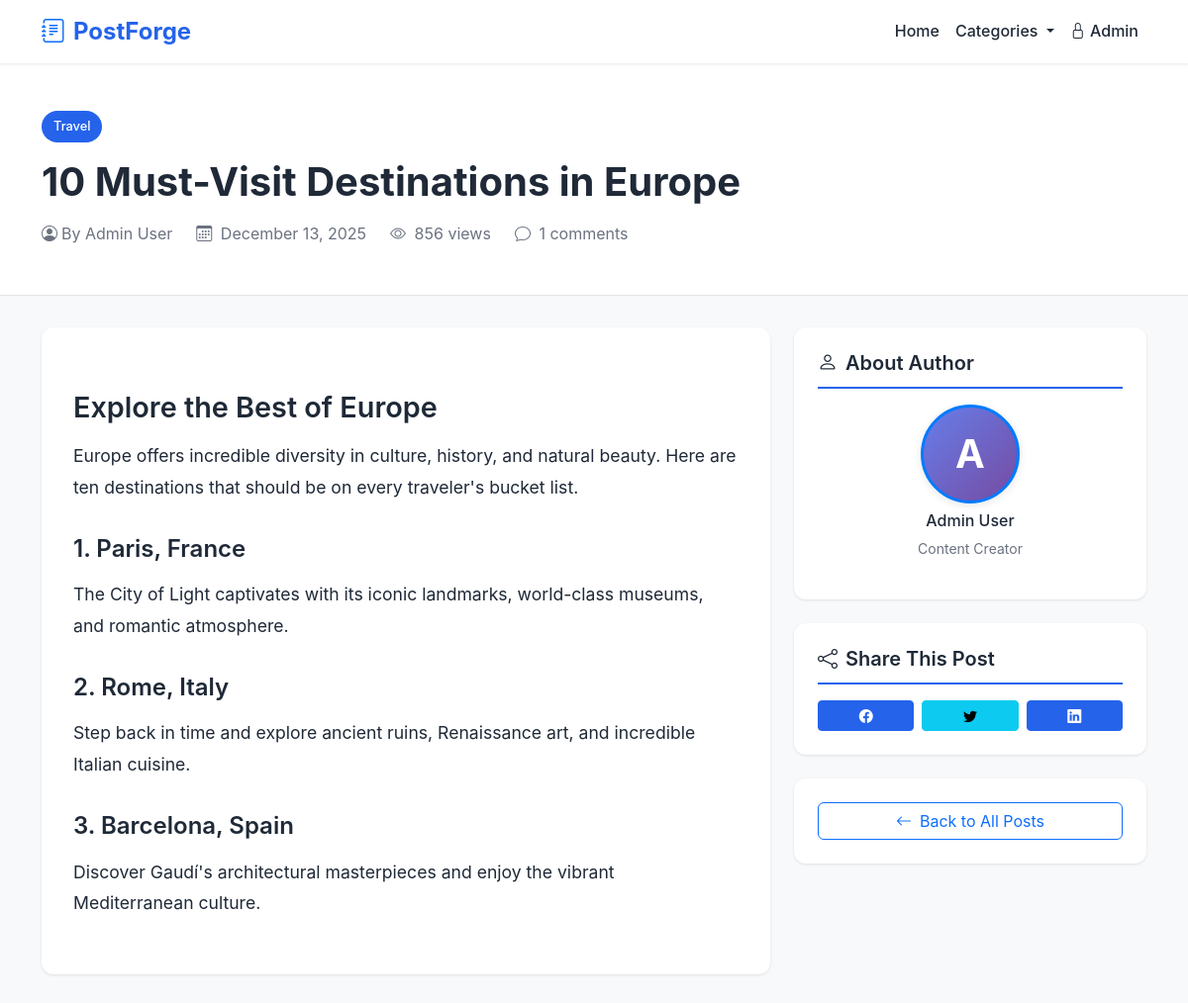
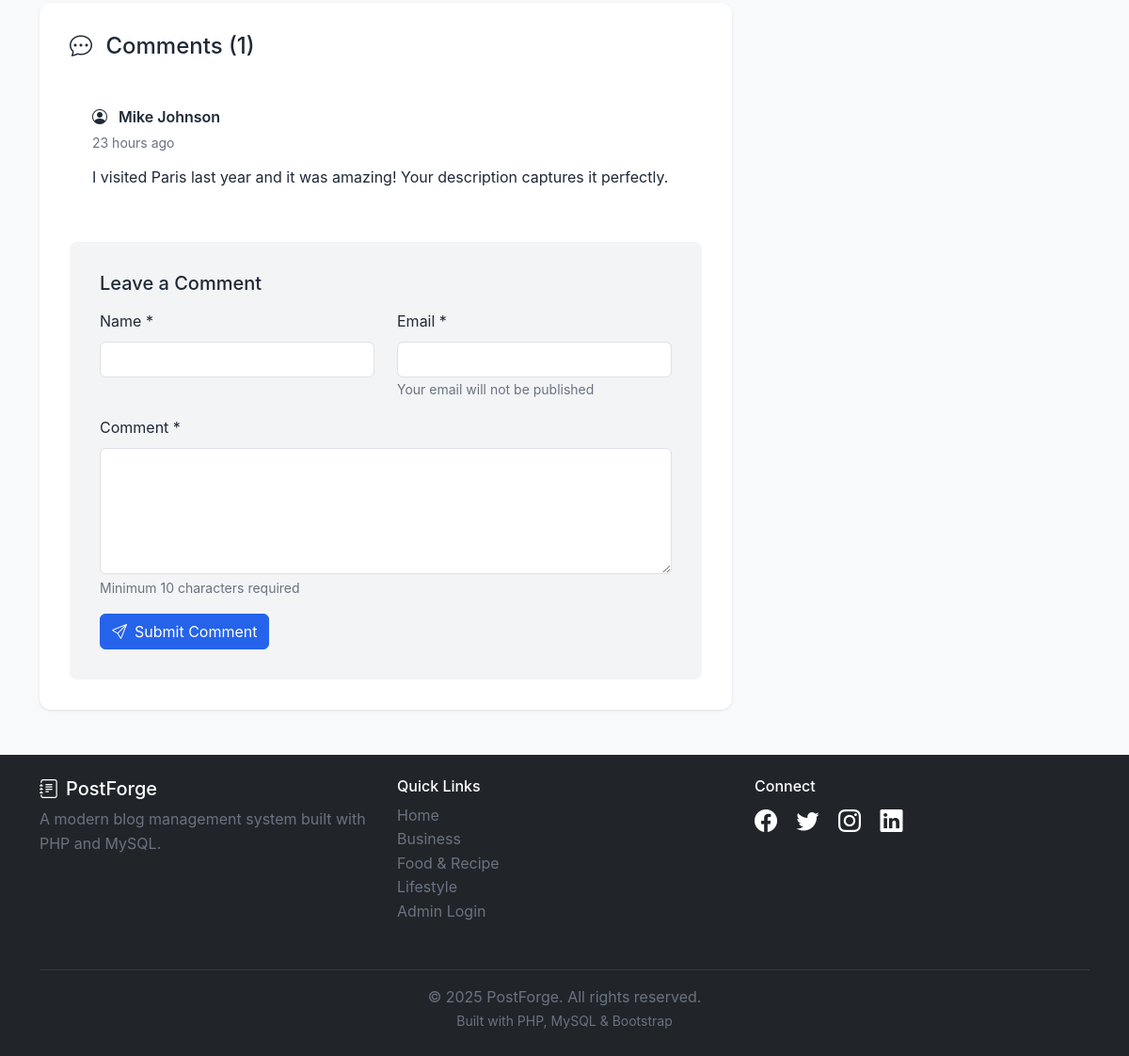
/post.php?slug=10-must-visit-destinations-europe, run on the app's committed database (2 pictures, top to bottom).
### tables this page shows
CREATE TABLE IF NOT EXISTS posts (
    id INT PRIMARY KEY AUTO_INCREMENT,
    title VARCHAR(255) NOT NULL,
    slug VARCHAR(255) UNIQUE NOT NULL,
    content TEXT NOT NULL,
    excerpt TEXT,
    featured_image VARCHAR(255),
    category_id INT,
    author_id INT,
    status ENUM('draft', 'published') DEFAULT 'draft',
    views INT DEFAULT 0,
    created_at TIMESTAMP DEFAULT CURRENT_TIMESTAMP,
    updated_at TIMESTAMP DEFAULT CURRENT_TIMESTAMP ON UPDATE CURRENT_TIMESTAMP,
    published_at TIMESTAMP NULL,
    FOREIGN KEY (category_id) REFERENCES categories(id) ON DELETE SET NULL,
    FOREIGN KEY (author_id) REFERENCES admins(id) ON DELETE CASCADE,
    INDEX idx_slug (slug),
    INDEX idx_status (status),
    INDEX idx_category (category_id),
    INDEX idx_author (author_id),
    INDEX idx_created (created_at),
    FULLTEXT idx_search (title, content)
);

CREATE TABLE IF NOT EXISTS categories (
    id INT PRIMARY KEY AUTO_INCREMENT,
    name VARCHAR(100) UNIQUE NOT NULL,
    slug VARCHAR(100) UNIQUE NOT NULL,
    description TEXT,
    created_at TIMESTAMP DEFAULT CURRENT_TIMESTAMP,
    INDEX idx_slug (slug)
);

CREATE TABLE IF NOT EXISTS comments (
    id INT PRIMARY KEY AUTO_INCREMENT,
    post_id INT NOT NULL,
    author_name VARCHAR(100) NOT NULL,
    author_email VARCHAR(100) NOT NULL,
    content TEXT NOT NULL,
    status ENUM('pending', 'approved', 'spam') DEFAULT 'pending',
    created_at TIMESTAMP DEFAULT CURRENT_TIMESTAMP,
    FOREIGN KEY (post_id) REFERENCES posts(id) ON DELETE CASCADE,
    INDEX idx_post (post_id),
    INDEX idx_status (status),
    INDEX idx_created (created_at)
);

### includes/functions.php (called while the page is built, shortened)
<?php
function sanitize($data) {
    return htmlspecialchars($data, ENT_QUOTES, 'UTF-8');
}
function formatDate($date, $format = 'M d, Y') {
    return date($format, strtotime($date));
}
function timeAgo($datetime) {
    $timestamp = strtotime($datetime);
    $diff = time() - $timestamp;
    if ($diff < 86400) {
        $hours = floor($diff / 3600);
        return $hours . ($hours == 1 ? ' hour ago' : ' hours ago');
    }
}
function formatNumber($number) {
    return number_format($number);
}

### public/post.php (the view, shortened to what this page needs)
<?php
require_once '../includes/functions.php';
$slug = $_GET['slug'] ?? '';
try {
    $db = getDB();
    $postStmt = $db->prepare("
        SELECT p.*, c.name as category_name, c.slug as category_slug, a.full_name as author_name, a.profile_image as author_image
        FROM posts p
        LEFT JOIN categories c ON p.category_id = c.id
        LEFT JOIN admins a ON p.author_id = a.id
        WHERE p.slug = :slug AND p.status = 'published'
    ");
    $postStmt->execute(['slug' => $slug]);
    $post = $postStmt->fetch();
    $commentsStmt = $db->prepare("
        SELECT * FROM comments
        WHERE post_id = :post_id AND status = 'approved'
        ORDER BY created_at DESC
    ");
    $commentsStmt->execute(['post_id' => $post['id']]);
    $comments = $commentsStmt->fetchAll();
} catch (PDOException $e) {
    header('Location: index.php');
    exit;
}
include 'includes/header.php';
?>
<div class="single-post-header">
    <div class="container">
        <a href="category.php?slug=<?php echo $post['category_slug']; ?>"
           class="category-badge mb-3">
            <?php echo sanitize($post['category_name'] ?? 'Uncategorized'); ?>
        </a>
        <h1 class="single-post-title"><?php echo sanitize($post['title']); ?></h1>
        <div class="single-post-meta">
            <span class="d-inline-flex align-items-center">
                <?php if ($post['author_image']): ?>
                    <img src="../uploads/profiles/<?php echo sanitize($post['author_image']); ?>"
                         alt="<?php echo sanitize($post['author_name']); ?>"
                         style="width: 24px; height: 24px; border-radius: 50%; object-fit: cover; margin-right: 8px;">
                <?php else: ?>
                    <i class="bi bi-person-circle me-1"></i>
                <?php endif; ?>
                By <?php echo sanitize($post['author_name']); ?>
            </span>
            <span>
                <i class="bi bi-calendar3 me-1"></i>
                <?php echo formatDate($post['published_at'], 'F d, Y'); ?>
            </span>
            <span>
                <i class="bi bi-eye me-1"></i>
                <?php echo formatNumber($post['views']); ?> views
            </span>
            <span>
                <i class="bi bi-chat me-1"></i>
                <?php echo count($comments); ?> comments
            </span>
        </div>
    </div>
</div>
<div class="container mb-5">
    <div class="row">
        <div class="col-lg-8">
            <div class="post-content">
                <?php echo $post['content']; ?>
            </div>
            <div class="comments-section" id="comments">
                <h4 class="mb-4">
                    <i class="bi bi-chat-dots me-2"></i>
                    Comments (<?php echo count($comments); ?>)
                </h4>
                <?php if (!empty($comments)): ?>
                    <div class="comments-list mb-4">
                        <?php foreach ($comments as $comment): ?>
                            <div class="comment-item" id="comment-<?php echo $comment['id']; ?>">
                                <div class="comment-author">
                                    <i class="bi bi-person-circle me-2"></i>
                                    <?php echo sanitize($comment['author_name']); ?>
                                </div>
                                <div class="comment-date">
                                    <?php echo timeAgo($comment['created_at']); ?>
                                </div>
                                <div class="comment-content">
                                    <?php echo nl2br(sanitize($comment['content'])); ?>
                                </div>
                            </div>
                        <?php endforeach; ?>
                    </div>
                <?php else: ?>
                    <p class="text-muted mb-4">No comments yet. Be the first to comment!</p>
                <?php endif; ?>
                <div class="comment-form">
                    <h5 class="mb-3">Leave a Comment</h5>
                    <form method="POST" action="">
                        <div class="row">
                            <div class="col-md-6 mb-3">
                                <label for="name" class="form-label">Name *</label>
                                <input type="text" class="form-control" id="name" name="name"
                                       value="<?php echo isset($_POST['name']) ? sanitize($_POST['name']) : ''; ?>"
                                       required>
                            </div>
                            <div class="col-md-6 mb-3">
                                <label for="email" class="form-label">Email *</label>
                                <input type="email" class="form-control" id="email" name="email"
                                       value="<?php echo isset($_POST['email']) ? sanitize($_POST['email']) : ''; ?>"
                                       required>
                                <small class="text-muted">Your email will not be published</small>
                            </div>
                        </div>
                        <div class="mb-3">
                            <label for="comment" class="form-label">Comment *</label>
                            <textarea class="form-control" id="comment" name="comment" rows="5"
                                      required><?php echo isset($_POST['comment']) ? sanitize($_POST['comment']) : ''; ?></textarea>
                        </div>
                        <button type="submit" name="submit_comment" class="btn btn-primary">
                            <i class="bi bi-send me-2"></i>Submit Comment
                        </button>
                    </form>
                </div>
            </div>
        </div>
        <div class="col-lg-4">
            <div class="sidebar-widget">
                <h5><i class="bi bi-person me-2"></i>About Author</h5>
                <div class="text-center">
                    <?php if ($post['author_image']): ?>
                        <img src="../uploads/profiles/<?php echo sanitize($post['author_image']); ?>"
                             alt="<?php echo sanitize($post['author_name']); ?>"
                             style="width: 100px; height: 100px; border-radius: 50%; object-fit: cover; border: 3px solid #007bff; box-shadow: 0 2px 8px rgba(0,0,0,0.1);">
                    <?php else: ?>
                        <div style="width: 100px; height: 100px; border-radius: 50%; background: linear-gradient(135deg, #667eea 0%, #764ba2 100%); display: inline-flex; align-items: center; justify-content: center; color: white; font-size: 2.5rem; font-weight: bold; border: 3px solid #007bff; box-shadow: 0 2px 8px rgba(0,0,0,0.1);">
                            <?php echo strtoupper(substr($post['author_name'], 0, 1)); ?>
                        </div>
                    <?php endif; ?>
                    <h6 class="mt-2"><?php echo sanitize($post['author_name']); ?></h6>
                    <p class="text-muted small">Content Creator</p>
                </div>
            </div>
            <div class="sidebar-widget">
                <h5><i class="bi bi-share me-2"></i>Share This Post</h5>
                <div class="d-flex gap-2">
                    <a href="https://facebook.com/sharer/sharer.php?u=<?php echo urlencode(SITE_URL . '/public/post.php?slug=' . $slug); ?>"
                       target="_blank" class="btn btn-primary btn-sm flex-fill">
                        <i class="bi bi-facebook"></i>
                    </a>
                    <a href="https://twitter.com/intent/tweet?url=<?php echo urlencode(SITE_URL . '/public/post.php?slug=' . $slug); ?>&text=<?php echo urlencode($post['title']); ?>"
                       target="_blank" class="btn btn-info btn-sm flex-fill">
                        <i class="bi bi-twitter"></i>
                    </a>
                    <a href="https://www.linkedin.com/shareArticle?mini=true&url=<?php echo urlencode(SITE_URL . '/public/post.php?slug=' . $slug); ?>"
                       target="_blank" class="btn btn-primary btn-sm flex-fill">
                        <i class="bi bi-linkedin"></i>
                    </a>
                </div>
            </div>
            <div class="sidebar-widget">
                <a href="index.php" class="btn btn-outline-primary w-100">
                    <i class="bi bi-arrow-left me-2"></i>Back to All Posts
                </a>
            </div>
        </div>
    </div>
</div>
<?php include 'includes/footer.php'; ?>

### public/includes/footer.php (shortened to what this page needs)
    </main>
    <footer class="bg-dark text-white mt-5 py-4">
        <div class="container">
            <div class="row">
                <div class="col-md-4 mb-3">
                    <h5><i class="bi bi-journal-text me-2"></i><?php echo SITE_NAME; ?></h5>
                    <p class="text-muted">A modern blog management system built with PHP and MySQL.</p>
                </div>
                <div class="col-md-4 mb-3">
                    <h6>Quick Links</h6>
                    <ul class="list-unstyled">
                        <li><a href="index.php" class="text-muted text-decoration-none">Home</a></li>
                        <?php
                        try {
                            $db = getDB();
                            $footerCatsStmt = $db->query("SELECT * FROM categories ORDER BY name ASC LIMIT 3");
                            $footerCategories = $footerCatsStmt->fetchAll();
                            foreach ($footerCategories as $footerCat):
                        ?>
                            <li>
                                <a href="category.php?slug=<?php echo $footerCat['slug']; ?>"
                                   class="text-muted text-decoration-none">
                                    <?php echo sanitize($footerCat['name']); ?>
                                </a>
                            </li>
                        <?php
                            endforeach;
                        } catch (PDOException $e) {
                        }
                        ?>
                        <li><a href="../admin/login.php" class="text-muted text-decoration-none">Admin Login</a></li>
                    </ul>
                </div>
                <div class="col-md-4 mb-3">
                    <h6>Connect</h6>
                    <div class="social-links">
                        <a href="#" class="text-white me-3"><i class="bi bi-facebook"></i></a>
                        <a href="#" class="text-white me-3"><i class="bi bi-twitter"></i></a>
                        <a href="#" class="text-white me-3"><i class="bi bi-instagram"></i></a>
                        <a href="#" class="text-white me-3"><i class="bi bi-linkedin"></i></a>
                    </div>
                </div>
            </div>
            <hr class="border-secondary">
            <div class="text-center text-muted">
                <p class="mb-0">&copy; <?php echo date('Y'); ?> <?php echo SITE_NAME; ?>. All rights reserved.</p>
                <small>Built with PHP, MySQL & Bootstrap</small>
            </div>
        </div>
    </footer>
</body>
</html>

### assets/css/public.css (style rules this page uses)
:root { --primary-blue: #2563eb; --primary-dark: #1e40af; --success-green: #10b981; --warning-orange: #f59e0b; --danger-red: #ef4444; --info-cyan: #06b6d4; --dark-gray: #1f2937; --medium-gray: #6b7280; --light-gray: #f3f4f6; --border-gray: #e5e7eb; }
* { margin: 0; padding: 0; box-sizing: border-box; }
body { font-family: 'Inter', 'Segoe UI', 'Roboto', sans-serif; background-color: #f8f9fa; color: var(--dark-gray); line-height: 1.6; }
.category-badge { display: inline-block; padding: 0.35rem 0.75rem; background-color: var(--primary-blue); color: white; border-radius: 20px; font-size: 0.8rem; font-weight: 500; text-decoration: none; transition: background-color 0.3s ease; }
.single-post-header { background-color: white; padding: 3rem 0; border-bottom: 1px solid var(--border-gray); margin-bottom: 2rem; }
.single-post-title { font-size: 2.5rem; font-weight: 700; margin-bottom: 1rem; line-height: 1.2; }
.single-post-meta { display: flex; align-items: center; gap: 1.5rem; color: var(--medium-gray); flex-wrap: wrap; }
.post-content { background-color: white; padding: 2rem; border-radius: 12px; box-shadow: 0 1px 3px rgba(0, 0, 0, 0.1); margin-bottom: 2rem; font-size: 1.1rem; line-height: 1.8; }
.post-content h1, .post-content h2, .post-content h3 { margin-top: 2rem; margin-bottom: 1rem; font-weight: 600; }
.post-content h2 { font-size: 1.8rem; color: var(--dark-gray); }
.post-content h3 { font-size: 1.5rem; color: var(--dark-gray); }
.post-content p { margin-bottom: 1.5rem; }
.comments-section { background-color: white; padding: 2rem; border-radius: 12px; box-shadow: 0 1px 3px rgba(0, 0, 0, 0.1); }
.comment-item { padding: 1.5rem; border-bottom: 1px solid var(--border-gray); }
.comment-item:last-child { border-bottom: none; }
.comment-author { font-weight: 600; color: var(--dark-gray); margin-bottom: 0.25rem; }
.comment-date { font-size: 0.875rem; color: var(--medium-gray); margin-bottom: 0.75rem; }
.comment-content { color: var(--dark-gray); line-height: 1.6; }
.comment-form { background-color: var(--light-gray); padding: 2rem; border-radius: 8px; margin-top: 2rem; }
.sidebar-widget { background-color: white; padding: 1.5rem; border-radius: 12px; box-shadow: 0 1px 3px rgba(0, 0, 0, 0.1); margin-bottom: 1.5rem; }
.sidebar-widget h5 { font-weight: 600; margin-bottom: 1rem; padding-bottom: 0.75rem; border-bottom: 2px solid var(--primary-blue); }
footer { margin-top: 4rem; }
.social-links a { font-size: 1.5rem; transition: opacity 0.3s ease; }
.btn-primary { background-color: var(--primary-blue); border-color: var(--primary-blue); transition: all 0.3s ease; }
.text-muted { color: var(--medium-gray) !important; }

### data on the page
posts: category.name "Travel", title "10 Must-Visit Destinations in Europe", author.full_name "Admin User", published_at "December 13, 2025", views "856", content "Explore the Best of Europe Europe offers incredible diversity in culture, history, and natural beauty. Here are ten destinations that should be on every traveler's bucket list. 1. Paris, France The City of Light captivates with its iconic landmarks, world-class museums, and romantic atmosphere. 2. Rome, Italy Step back in time and explore ancient ruins, Renaissance art, and incredible Italian cuisine. 3. Barcelona, Spain Discover Gaudí's architectural masterpieces and enjoy the vibrant Mediterranean culture.", author.full_name "A"
comments: author_name "Mike Johnson", created_at "23 hours ago", content "I visited Paris last year and it was amazing! Your description captures it perfectly."
categories: name "Business"
categories: name "Food & Recipe"
categories: name "Lifestyle"

### other printed values
SITE_NAME "PostForge"
count($comments) "1"
